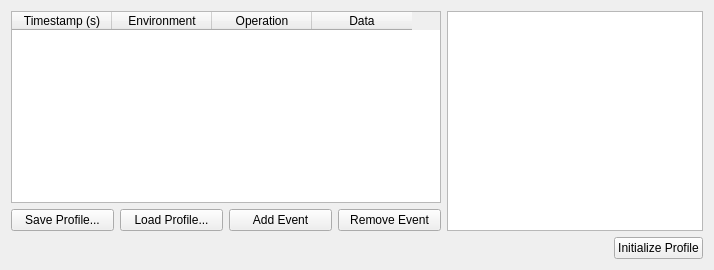
      <widget class="QWidget" name="profile_tab">
       <attribute name="title">
        <string>Test Profile</string>
       </attribute>
       <layout class="QVBoxLayout" name="verticalLayout_9">
        <item>
         <layout class="QHBoxLayout" name="profile_definition_layout">
          <item>
           <layout class="QVBoxLayout" name="profile_definition_table_layout">
            <item>
             <widget class="QTableWidget" name="profile_table">
              <property name="sizePolicy">
               <sizepolicy hsizetype="Minimum" vsizetype="Expanding">
                <horstretch>0</horstretch>
                <verstretch>0</verstretch>
               </sizepolicy>
              </property>
              <property name="minimumSize">
               <size>
                <width>430</width>
                <height>0</height>
               </size>
              </property>
              <column>
               <property name="text">
                <string>Timestamp (s)</string>
               </property>
               <property name="toolTip">
                <string>Time in seconds at which the event will occur.</string>
               </property>
              </column>
              <column>
               <property name="text">
                <string>Environment</string>
               </property>
               <property name="toolTip">
                <string>Environment in which the event will occur.</string>
               </property>
              </column>
              <column>
               <property name="text">
                <string>Operation</string>
               </property>
               <property name="toolTip">
                <string>Operation to perform when the specified time is reached.</string>
               </property>
              </column>
              <column>
               <property name="text">
                <string>Data</string>
               </property>
               <property name="toolTip">
                <string>Any additional data needed by the operation.</string>
               </property>
              </column>
             </widget>
            </item>
            <item>
             <layout class="QHBoxLayout" name="profile_button_layout">
              <item>
               <widget class="QPushButton" name="save_profile_button">
                <property name="toolTip">
                 <string>Saves the current test timeline to an Excel spreadsheet.</string>
                </property>
                <property name="text">
                 <string>Save Profile...</string>
                </property>
               </widget>
              </item>
              <item>
               <widget class="QPushButton" name="load_profile_button">
                <property name="toolTip">
                 <string>Loads a test timeline from an Excel Spreadsheet.</string>
                </property>
                <property name="text">
                 <string>Load Profile...</string>
                </property>
               </widget>
              </item>
              <item>
               <widget class="QPushButton" name="add_profile_event_button">
                <property name="toolTip">
                 <string>Adds a new event to the test timeline that will be automatically executed.</string>
                </property>
                <property name="text">
                 <string>Add Event</string>
                </property>
               </widget>
              </item>
              <item>
               <widget class="QPushButton" name="remove_profile_event_button">
                <property name="toolTip">
                 <string>Removes the selected event from the test timeline.</string>
                </property>
                <property name="text">
                 <string>Remove Event</string>
                </property>
               </widget>
              </item>
             </layout>
            </item>
           </layout>
          </item>
          <item>
           <widget class="PlotWidget" name="profile_timeline_plot"/>
          </item>
         </layout>
        </item>
        <item>
         <layout class="QHBoxLayout" name="initialize_profile_layout">
          <item>
           <spacer name="initialize_profile_spacer">
            <property name="orientation">
             <enum>Qt::Horizontal</enum>
            </property>
            <property name="sizeHint" stdset="0">
             <size>
              <width>40</width>
              <height>20</height>
             </size>
            </property>
           </spacer>
          </item>
          <item>
           <widget class="QPushButton" name="initialize_profile_button">
            <property name="toolTip">
             <string>Stores the test timeline information to the controller and proceeds to the next tab.</string>
            </property>
            <property name="text">
             <string>Initialize Profile</string>
            </property>
           </widget>
          </item>
         </layout>
        </item>
       </layout>
      </widget>
